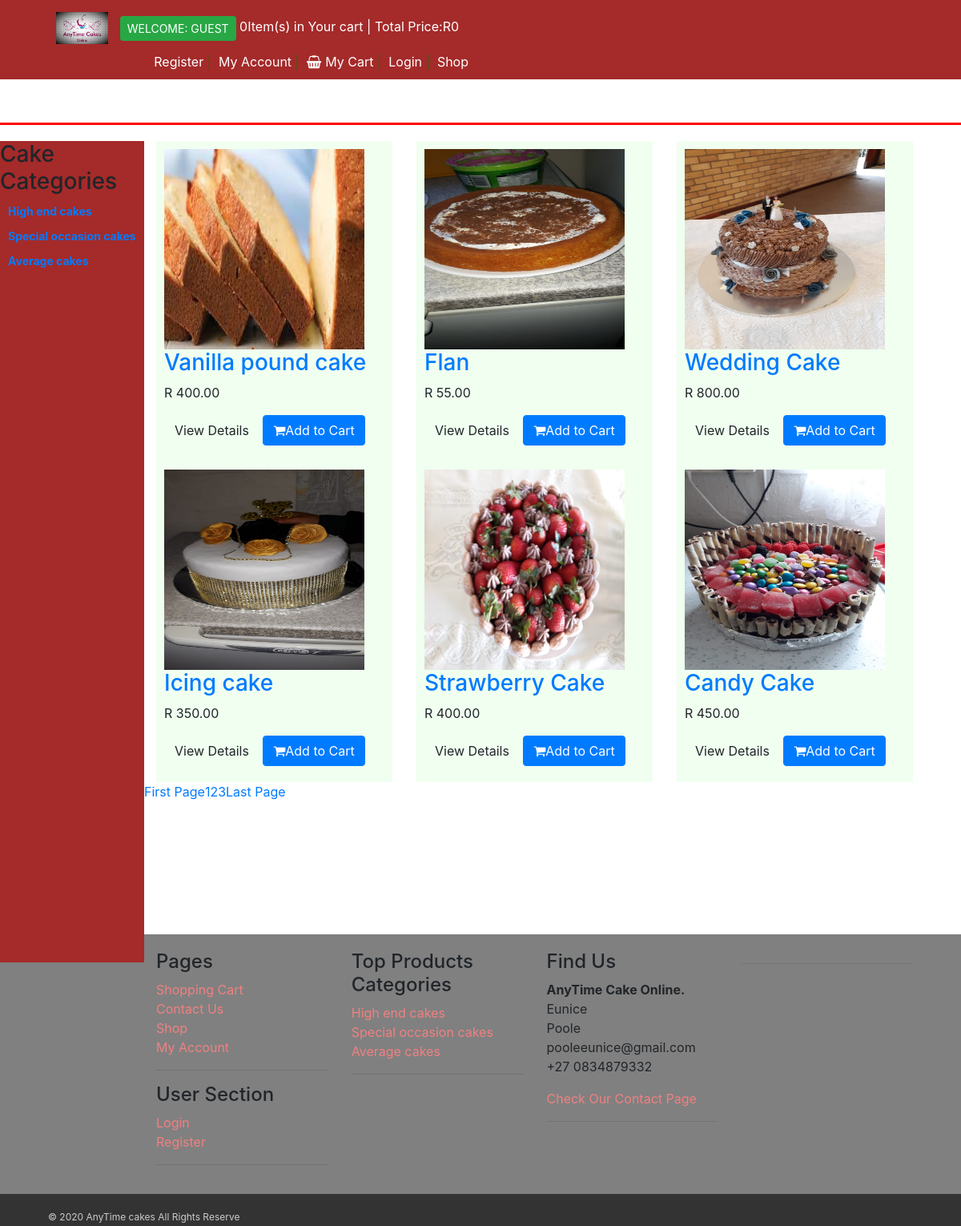
Screenshot of /Shop.php with the database file from the repository.
### tables this page shows
CREATE TABLE `cakecategory` (
  `CategoryID` int(11) NOT NULL,
  `CategoryTitle` varchar(100) DEFAULT NULL,
  `CategoryDesc` varchar(300) DEFAULT NULL
);

CREATE TABLE `cake` (
  `CakeID` int(11) NOT NULL,
  `CakeName` varchar(45) DEFAULT NULL,
  `CakePrice` decimal(10,2) DEFAULT NULL,
  `CakeDesc` varchar(300) DEFAULT NULL,
  `CategoryID` int(11) DEFAULT NULL,
  `CakeImage1` varchar(30) DEFAULT NULL,
  `CakeImage2` varchar(45) DEFAULT NULL,
  `CakeImage3` varchar(45) DEFAULT NULL
);

### Shop.php (the view, shortened to what this page needs)
<?php
include("Functions.php");
include("Header.php");
?>
<html>
<head>
    <link rel="stylesheet" href="style.css">
    <link rel="stylesheet" href="https://stackpath.bootstrapcdn.com/bootstrap/4.5.0/css/bootstrap.min.css">
    <link rel="stylesheet" href="https://stackpath.bootstrapcdn.com/font-awesome/4.7.0/css/font-awesome.min.css">
</head>
<body>
    <section class="header">
        <div class="side-menu" id="side-menu">
            <h3 class="panel-title"> Cake Categories</h3>
            <ul>
                <?php
                getCats();
                ?>
            </ul>
        </div>
    </section>
    <section>
    <?php echo "<div id='content' class='container'>";?>
        <div class="row">
            <?php
            if (!isset($_GET['p_cat'])) {
                if (!isset($_GET['cat'])) {
                    $per_page = 6;
                    if (isset($_GET['page'])) {
                        $page = $_GET['page'];
                    } else {
                        $page = 1;
                    }
                    $start_from = ($page - 1) * $per_page;
                    $get_products = "select * from cake order by 1 DESC LIMIT $start_from, $per_page";
                    $run_products = mysqli_query($con, $get_products);
                    while ($row_products = mysqli_fetch_array($run_products)) {
                        $cake_id = $row_products['CakeID'];
                        $cake_title = $row_products['CakeName'];
                        $cake_price = $row_products['CakePrice'];
                        $cake_img1 = $row_products['CakeImage1'];
                        echo "
                        <div class='col-md-4 col-sm-6 center-responsive'>
                            <div class='product'>
                                 <a href='ProductPage.php?cake_id=$cake_id'>
                                    <img class='img-fluid' src='Admin/images/$cake_img1'></img>
                                 </a>
                                 <div class='text'>
                                    <h3>
                                        <a href='ProductPage.php?cake_id=$cake_id'> $cake_title</a>
                                    </h3>
                                    <p class='price'>
                                          R $cake_price
                                    </p>
                                    <p class='button'>
                                        <a class='btn btn-default' href='ProductPage.php?cake_id=$cake_id'>
                                            View Details
                                        </a>
                                        <a class='btn btn-primary' href='ProductPage.php?cake_id=$cake_id'>
                                            <i class='fa fa-shopping-cart'></i>Add to Cart
                                        </a>
                                    </p>
                                    </div>
                                </div>
                            </div>
                    ";
                    }
            ?>
        </div>
    </section>
    <center>
        <ul class="pagination">
    <?php
                    $query = "select * from cake";
                    $result = mysqli_query($con, $query);
                    $total_records = mysqli_num_rows($result);
                    $total_pages = ceil($total_records / $per_page);
                    echo "
                    <li>
                        <a href='Shop.php?page=1'> " . 'First Page' . " </a>
                    </li>
                    ";
                    for ($i = 1; $i <= $total_pages; $i++) {
                        echo "
                        <li>
                            <a href='Shop.php?page=" . $i . "'> " . $i . " </a>
                        </li>
                        ";
                    };
                    echo "
                        <li>
                            <a href='Shop.php?page=$total_pages'> " . 'Last Page' . " </a>
                        </li>
                        ";
                }
            }
    ?>
        </ul>
    </center>
</body>
</html>
<?php
include_once("footer.php");
?>

### Functions.php (shortened to what this page needs)
<?php
$db = mysqli_connect("localhost", "root", "", "mydb");
function getRealIPUser()
{
    switch (true) {
        default:
            return $_SERVER['REMOTE_ADDR'];
    }
}
function getCats()
{
    global $db;
    $get_p_cats = "select * from cakecategory";
    $run_p_cats = mysqli_query($db, $get_p_cats);
    while ($row_p_cats = mysqli_fetch_array($run_p_cats)) {
        $p_cat_id = $row_p_cats['CategoryID'];
        $p_cat_title = $row_p_cats['CategoryTitle'];
        echo "
             <li>
                 <a href='Shop.php?p_cat=$p_cat_id'>$p_cat_title</a>
             </li>
        ";
    }
}
function items()
{
    global $db;
    $ip_add = getRealIPUser();
    $get_items = "select * from cart where IP_add='$ip_add'";
    $run_items = mysqli_query($db, $get_items);
    $count_items = mysqli_num_rows($run_items);
    echo $count_items;
}
function total_price()
{
    $total = 0;
    echo "R" . $total;
}

### style.css (style rules this page uses)
* { margin: 0; padding: 0; }
body { background-color: grey; font-family: sans-serif; }
.side-menu { height: 67%; width: 15%; font-size: 14px; float: left; z-index: 2; background-color: brown; }
.side-menu ul { margin-left: 10px; color: antiquewhite; }
.side-menu ul li { list-style-type: none; font-weight: bold; margin-top: 10px; cursor: pointer; color: white; }
body { font-size: 14px; line-height: 1.42857; background: gold; overflow-x: hidden; }
.product { background: honeydew; box-shadow: black; padding: 10px; height: 400px; box-shadow: blue; }
.product .img-fluid { height: 250px; width: 250px; }
#footer a { color: lightcoral; padding: 0; text-decoration: none; }

### rows the page displays
cakecategory: CategoryTitle "High end cakes"
cakecategory: CategoryTitle "Special occasion cakes"
cakecategory: CategoryTitle "Average cakes"
cake: CakeImage1 (picture), CakeName "Vanilla pound cake", CakePrice "400.00"
cake: CakeImage1 (picture), CakeName "Flan", CakePrice "55.00"
cake: CakeImage1 (picture), CakeName "Wedding Cake", CakePrice "800.00"
cake: CakeImage1 (picture), CakeName "Icing cake", CakePrice "350.00"
cake: CakeImage1 (picture), CakeName "Strawberry Cake", CakePrice "400.00"
cake: CakeImage1 (picture), CakeName "Candy Cake", CakePrice "450.00"

### other values shown
$count_items "0"
$total "0"
